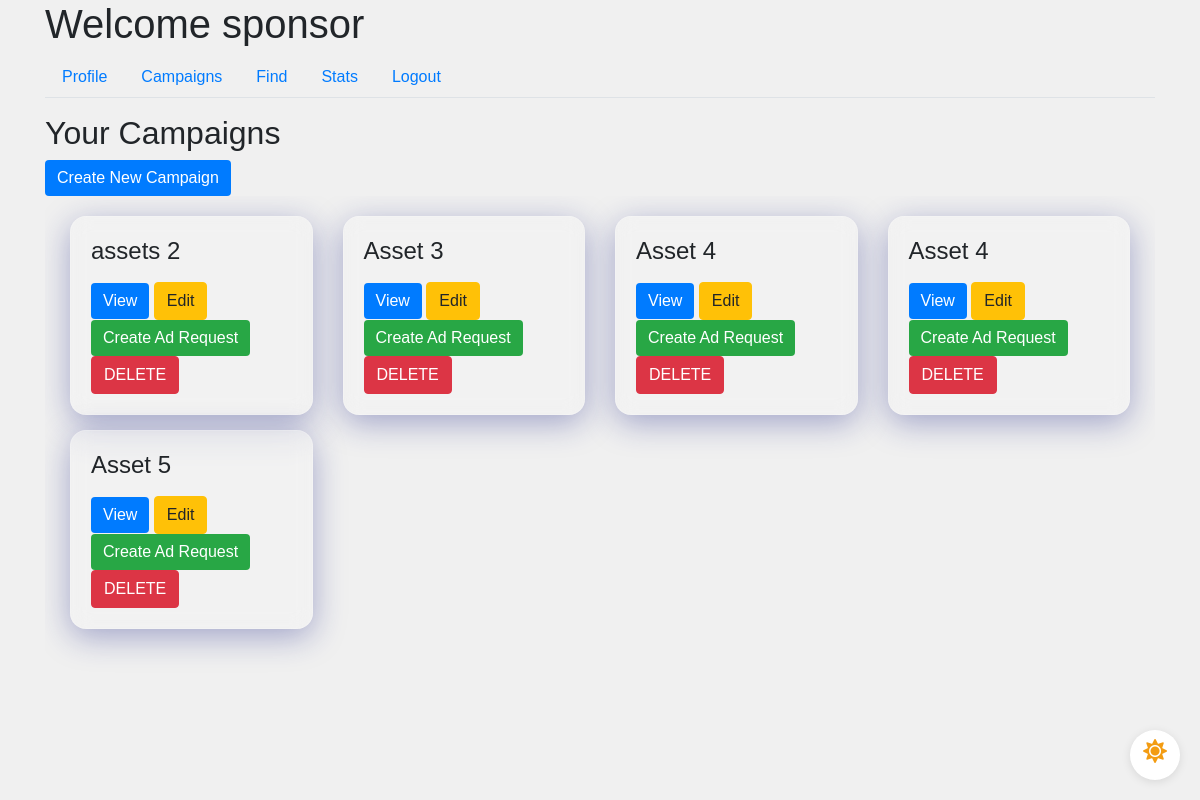
The app's page /sponsor/campaigns (signed in) with its own data.
### app/models.py (models this page shows, shortened)
class User(UserMixin, db.Model):
    id = db.Column(db.Integer, primary_key=True)
    username = db.Column(db.String(64), unique=True, nullable=False)
    email = db.Column(db.String(120), unique=True, nullable=False)
    password_hash = db.Column(db.String(128), nullable=False)
    role = db.Column(db.String(20), nullable=False)
    industry = db.Column(db.String(120))  # For Sponsors
    platforms = db.Column(db.Text)  # For Influencers
    category = db.Column(db.String(120))  # For Influencers
    niche = db.Column(db.String(120))  # For Influencers
    profile_pic = db.Column(db.String(20), nullable=False, default='download.png')
    flag = db.Column(db.Boolean, default=False, nullable=False)  # Add flag column

class Campaign(db.Model):
    id = db.Column(db.Integer, primary_key=True)
    name = db.Column(db.String(100), nullable=False)
    description = db.Column(db.Text, nullable=False)
    budget = db.Column(db.Float, nullable=False)
    visibility = db.Column(db.String(10), nullable=False)  # 'public', 'private'
    start_date = db.Column(db.Date, nullable=False)
    end_date = db.Column(db.Date, nullable=False)
    user_id = db.Column(db.Integer, db.ForeignKey('user.id'), nullable=False)
    ad_requests = db.relationship('AdRequest', backref='campaign', lazy=True)
    flag = db.Column(db.Boolean, default=False, nullable=False)  # Add flag column

### app/routes.py (the view)
@main.route('/sponsor/campaigns')
@login_required
def sponsor_campaigns():
    if current_user.role == 'sponsor':
        campaigns = Campaign.query.filter_by(user_id=current_user.id).all()
        return render_template('sponsor_campaigns.html', campaigns=campaigns)
    return redirect(url_for('main.dashboard'))

### app/models.py (called while the page is built)
@login_manager.user_loader
def load_user(user_id):
    return User.query.get(int(user_id))

### app/templates/sponsor_campaigns.html (shortened to what this page needs)
{% extends "sponsor_dashboard.html" %}
{% block tab_content %}
<h2>Your Campaigns</h2>
{% if current_user.flag == 0 %}
<a href="{{ url_for('main.new_campaign') }}" class="btn btn-primary">Create New Campaign</a>
{% endif %}
<div class="scrollable-container scrollable-container-custom-height sponsor-campaign-padding">
    <div class="row-container">
        {% for campaign in campaigns %}
        <div class="col-md-3">
            <div class="request-box card glassmorphism">
                <div class="card-body">
                    <h4 class="card-title">{{ campaign.name }}</h4>
                    <button class="btn btn-primary button-padding" data-toggle="modal" data-target="#campaignModal" data-id="{{ campaign.id }}">View</button>
                    {% if campaign.flag == 0 and current_user.flag == 0 %}
                        <a href="{{ url_for('main.edit_campaign', id=campaign.id) }}" class="btn btn-warning button-padding">Edit</a>
                        <a href="{{ url_for('main.new_ad_request', campaign_id=campaign.id) }}" class="btn btn-success button-padding">Create Ad Request</a>
                        <a href="{{ url_for('main.delete_campaign', id=campaign.id) }}" class="btn btn-danger button-padding">DELETE</a>
                    {% endif %}
                </div>
            </div>
        </div>
    {% endfor %}
    </div>
</div>
{% endblock %}

### app/templates/sponsor_dashboard.html (shortened to what this page needs)
{% extends "base.html" %}
{% block content %}
<div class="dark-mode-toggle">
    <label for="darkSwitch" class="toggle-label">
        <i class="fas fa-sun light-mode-icon"></i>
    </label>
</div>
<h1>Welcome {{ current_user.username }}</h1>
<ul class="nav nav-tabs">
    <li class="nav-item">
        <a class="nav-link" href="{{ url_for('main.sponsor_profile') }}">Profile</a>
    </li>
    <li class="nav-item">
        <a class="nav-link" href="{{ url_for('main.sponsor_campaigns') }}">Campaigns</a>
    </li>
    <li class="nav-item">
        <a class="nav-link" href="{{ url_for('main.sponsor_find') }}">Find</a>
    </li>
    <li class="nav-item">
        <a class="nav-link" href="{{ url_for('main.sponsor_stats') }}">Stats</a>
    </li>
    <li class="nav-item">
        <a class="nav-link" href="{{ url_for('main.logout') }}">Logout</a>
    </li>
</ul>
<div class="tab-content mt-3">
    {% block tab_content %}{% endblock %}
</div>
{% endblock %}

### app/static/css/styles.css (style rules this page uses)
.scrollable-container { display: flex; flex-direction: column; overflow-y: auto; height: 255px; scroll-snap-type: y mandatory; }
.scrollable-container-custom-height { height: 480px; }
.sponsor-campaign-padding { padding: 10px; }
.button-padding { padding: 6px 12px; }
.row-container { display: flex; flex-wrap: wrap; margin-top: 10px; }
.row-container > .col-md-3 { flex: 0 0 25%; box-sizing: border-box; scroll-snap-align: start; margin-bottom: 15px; }
body { font-family: 'Arial', sans-serif; background-color: #f0f0f0; margin: 0; padding: 0; transition: background-color 0.3s; }
.glassmorphism { background: rgba(255, 255, 255, 0.15); border-radius: 16px; backdrop-filter: blur(10px); -webkit-backdrop-filter: blur(10px); box-shadow: 0 8px 32px rgba(31, 38, 135, 0.37); border: 1px solid rgba(255, 255, 255, 0.18); transition: all 0.3s ease-in-out; }
.btn-primary { background-color: #007bff; border: none; }
.btn-success { background-color: #28a745; border: none; }
.dark-mode-toggle { position: fixed; bottom: 20px; right: 20px; width: 50px; height: 50px; border-radius: 50%; background-color: #fff; box-shadow: 0 2px 10px rgba(0, 0, 0, 0.1); display: flex; align-items: center; justify-content: center; cursor: pointer; z-index: 1000; }
.toggle-label { display: flex; align-items: center; justify-content: center; width: 100%; height: 100%; cursor: pointer; position: relative; }
.light-mode-icon, .dark-mode-icon { position: absolute; font-size: 24px; }
.light-mode-icon { color: #f39c12; opacity: 1; transition: opacity 0.3s; }

### records on screen
User: username "sponsor"
Campaign: name "assets 2"
Campaign: name "Asset 3"
Campaign: name "Asset 4"
Campaign: name "Asset 4"
Campaign: name "Asset 5"
